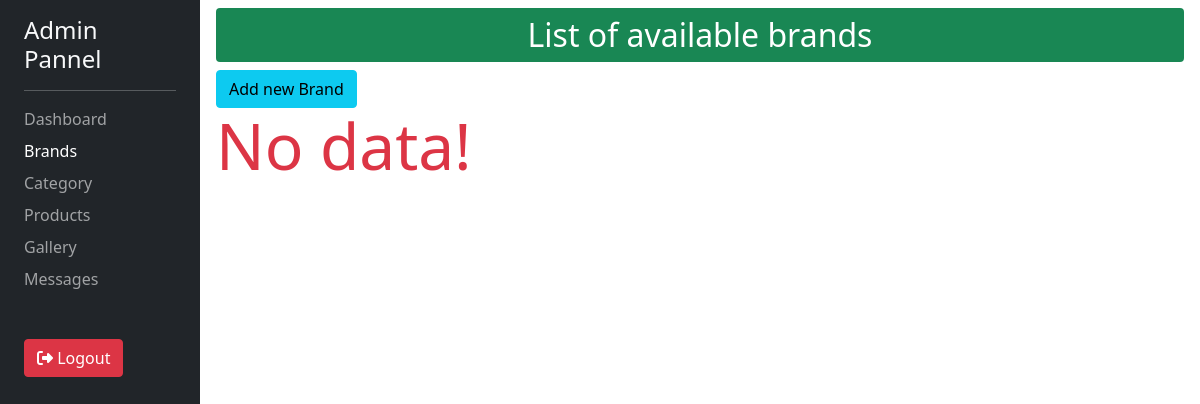
The page /brand/dashboard/list/ (signed in) on the database as committed earlier.
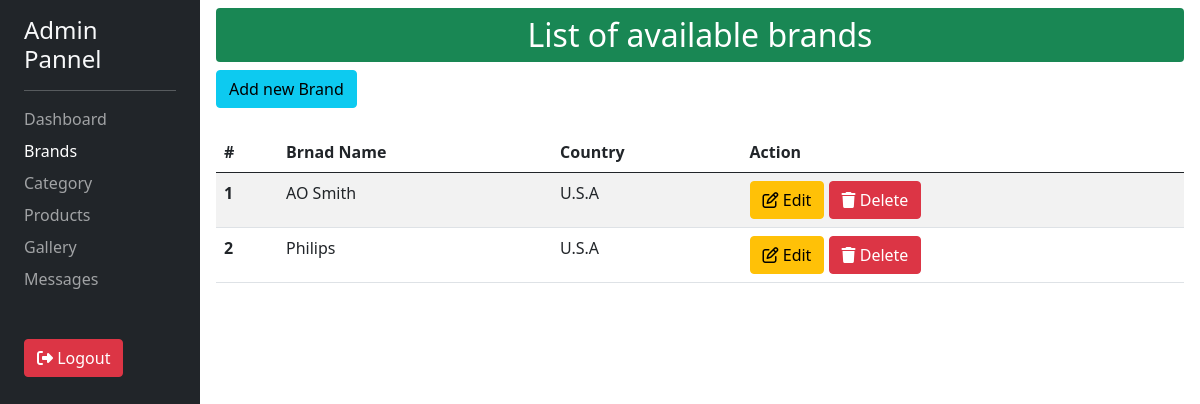
The same page on the database as committed later.
### brand/models.py (models this page shows, shortened)
class Brands(models.Model):
    brandName = models.CharField(max_length=50)
    country = models.CharField(max_length=100)

### brand/views.py (the view)
# urls.py: path('dashboard/list/', views.brandsListView, name='brand-list'), #display all brands
@login_required(login_url='/admin/')
def brandsListView(request):
    try:
        data = Brands.objects.all()
        return render(request, 'brand/dashboard/list.html', { 'brands' : data })
    except DatabaseError:
        return render(request, 'Error.html', { 'errorMsg' : 'Database error occured!' })

### aboutus/context_processor.py (called while the page is built)
def company_info(request):
        profileInfo = CompanyInfo.objects.first()
        return { 'profileInfo' : profileInfo }

### products/context_processor.py (called while the page is built)
def productsType(request):
    types = Type.objects.all()
    return { 'typeItems' : types }

### brand/templates/brand/dashboard/list.html (shortened to what this page needs)
{% extends "my_admin/base.html" %}
{% block content %}
    <div class="">
        <p class="h2 bg-success text-white text-center py-2 rounded">List of available brands</p>
        <a href="{% url 'brand:brand-add' %}" class="btn btn-info">Add new Brand</a>
        {% if brands %}
        <div class="table-responsive mt-4">
            <table class="table table-striped">
            <thead>
                <tr>
                    <th scope="col">#</th>
                    <th scope="col">Brnad Name</th>
                    <th scope="col">Country</th>
                    <th scope="col">Action</th>
                </tr>
            </thead>
            <tbody>
                {% for brand in brands %}
                <tr>
                    <th scope="col">{{ forloop.counter }}</th>
                    <td>{{ brand.brandName }}</td>
                    <td>{{ brand.country }}</td>
                    <td>
                        <a class="btn btn-warning" href="{% url 'brand:brand-edit' id=brand.id %}"><i class="fa-regular fa-pen-to-square"></i> Edit</a>
                        <form class="d-inline-block" action="{% url 'brand:brand-delete' id=brand.id %}" method="post">
                            <button onclick="return deleteFun('Brand')" class="btn btn-danger"><i class="fa-solid fa-trash"></i> Delete</button>
                        </form>
                    </td>
                </tr>
                {% endfor %}
            </tbody>
            </table>
        </div>
        {% else %}
            <p class="display-3 text-danger">No data!</p>
        {% endif %}
    </div>
{% endblock content %}

Rows that differ between the two databases and show on the page:
added Brands: brandName "AO Smith", country "U.S.A"
added Brands: brandName "Philips", country "U.S.A"
Other text that changed with them:
text no longer shown: "No data!"
text now shown: "# Brnad Name Country Action"
